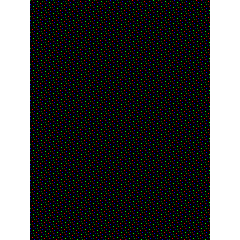

Python code for this plot:
#!/usr/bin/env python3
# -*- coding: utf-8 -*-

import matplotlib.pyplot as plt
import numpy as np
import os
import pathlib
import tensorflow as tf
import time

os.environ["TF_CPP_MIN_LOG_LEVEL"] = "3"

from IPython import display
from progress.bar import FillingCirclesBar
from tensorflow import keras
from tensorflow.keras import layers
from tensorflow.keras.models import Sequential


image_height = 360
image_width = 360
image_depth = 3

def make_generator_model():
	model = tf.keras.Sequential(
		[
			layers.experimental.preprocessing.Rescaling(
				1.0 / 255,
				input_shape=(image_height, image_width, image_depth),
			),
			
			layers.Conv2D(16, 3, padding="same", activation="relu", trainable=False),
			layers.MaxPooling2D(),
			layers.Conv2D(32, 3, padding="same", activation="relu", trainable=False),
			layers.MaxPooling2D(),
			layers.Conv2D(64, 3, padding="same", activation="relu", trainable=False),
			layers.MaxPooling2D(),
# 			
# 			layers.Conv2DTranspose(
# 				32, (5, 5), strides=(2, 2), padding="same", use_bias=False
# 			),
# 			layers.BatchNormalization(),
# 			layers.LeakyReLU(),
# 
# 			layers.Conv2DTranspose(
# 				16, (5, 5), strides=(2, 2), padding="same", use_bias=False
# 			),
# 			layers.BatchNormalization(),
# 			layers.LeakyReLU(),
# 
# 			layers.Conv2DTranspose(
# 				3,
# 				(5, 5),
# 				strides=(2, 2),
# 				padding="same",
# 				use_bias=False,
# 				activation="sigmoid",
# 			),
# 			layers.BatchNormalization(),
# 			layers.LeakyReLU(),
			
			# 90* 90* 64 = 518400
			# /3 172800
			# layers.Reshape((480, 360, 3)),
			
			# 45*45*64 = 129600
			# /3 43200
			layers.Reshape((240, 180, 3)),
						
			# layers.experimental.preprocessing.Resizing(
			# 	height, width, interpolation='bilinear'
			# )
			
			# layers.UpSampling2D(),
			# layers.Conv2DTranspose(
			# 	3,
			# 	(5, 5),
			# 	strides=(2, 2),
			# 	padding="same",
			# 	use_bias=False,
			# 	activation="sigmoid",
			# ),
			# layers.Activation('sigmoid'),
			layers.experimental.preprocessing.Rescaling(255*16),
		]
	)
	return model
	
generator = make_generator_model()

pre_trained_model = keras.models.load_model("./flower_model")
generator.layers[1].set_weights(pre_trained_model.layers[2].get_weights())
generator.layers[3].set_weights(pre_trained_model.layers[4].get_weights())
generator.layers[5].set_weights(pre_trained_model.layers[6].get_weights())

generator.summary()

noise = tf.random.normal([1, 360, 360, 3])
generated_images = generator(noise, training=False)

preds = generated_images[0, :, :, :].numpy()
print(f"Results range: {np.min(preds)} - {np.max(preds)}")

sizes = np.shape(generated_images[0, :, :, :].numpy().astype("uint8"))
fig = plt.figure(figsize=(1, 1))
ax = plt.Axes(fig, [0.0, 0.0, 1.0, 1.0])
ax.set_axis_off()
fig.add_axes(ax)
ax.imshow(
	generated_images[0, :, :, :].numpy().astype("uint8"),
	cmap=plt.get_cmap("bone"),
)
plt.savefig("./experiment.png", dpi=sizes[0])
plt.close()
